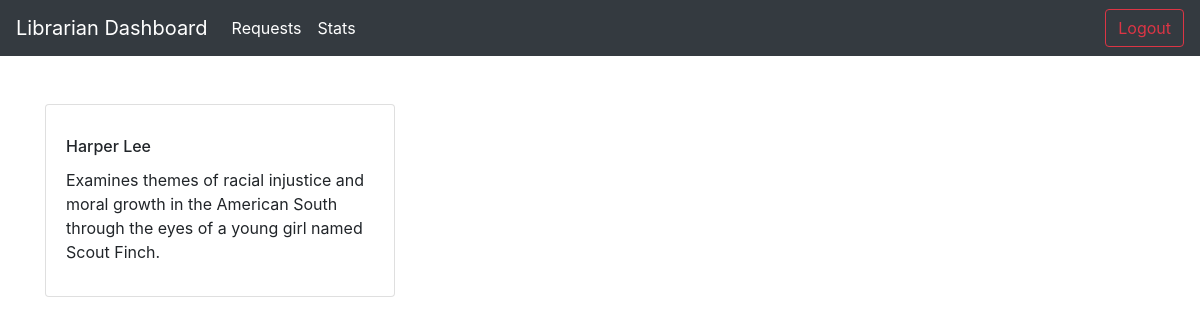
Page /section_book/2 on the committed database.
### app.py (models this page shows)
class Book(db.Model):
    id = db.Column(db.Integer, primary_key=True)
    title = db.Column(db.String(100), nullable=False)
    author = db.Column(db.String(100), nullable=False)
    description = db.Column(db.Text, nullable=True)
    section_id = db.Column(db.Integer, db.ForeignKey('section.id'), nullable=False)
    section = db.relationship('Section', backref=db.backref('books', lazy=True))

### app.py (the view)
@app.route('/section_book/<int:section_id>', methods=['GET'])
def render_section_book(section_id):
    section_books = Book.query.filter_by(section_id=section_id).all()
    return render_template('sectionBook.html', books=section_books)

### templates/sectionBook.html (shortened to what this page needs)
<!DOCTYPE html>
<html lang="en">
  <head>
    <link
      rel="stylesheet"
      href="https://maxcdn.bootstrapcdn.com/bootstrap/4.5.2/css/bootstrap.min.css"
    />
  </head>
  <body>
    <nav class="navbar navbar-expand-lg navbar-dark bg-dark">
      <a class="navbar-brand" href="{{url_for('librarian_dashboard')}}">Librarian Dashboard</a>
      <div class="collapse navbar-collapse" id="navbarSupportedContent">
        <ul class="navbar-nav mr-auto">
          <li class="nav-item active">
            <a class="nav-link" href="{{url_for('view_requests')}}">Requests</a>
          </li>
          <li class="nav-item active">
            <a class="nav-link" href="#">Stats</a>
          </li>
        </ul>
        <form
          action="{{ url_for('librarian_logout') }}"
          method="post"
          class="form-inline my-2 my-lg-0"
        >
          <button class="btn btn-outline-danger my-2 my-sm-0" type="submit">
            Logout
          </button>
        </form>
      </div>
    </nav>
    <div class="container mt-5">
      <div class="row">
        {% for book in books%}
        <div class="col-md-4">
          <div class="card mb-3">
            <div class="card-body">
              <h6 class="card-title">{{ book.author }}</h6>
              <p class="card-title">{{ book.description }}</p>
            </div>
          </div>
        </div>
        {% endfor %}
      </div>
    </div>
  </body>
</html>

### rows in the picture
Book: author "Harper Lee", description "Examines themes of racial injustice and moral growth in the American South through the eyes of a young girl named Scout Finch."
